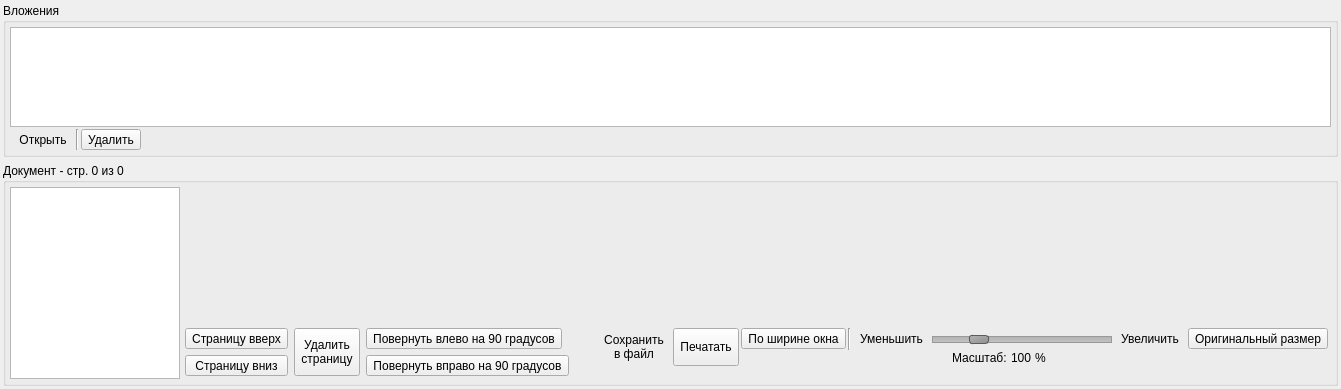
    <widget class="QWidget" name="widget_6" native="true">
     <layout class="QVBoxLayout" name="verticalLayout_4">
      <property name="margin">
       <number>3</number>
      </property>
      <item>
       <widget class="QGroupBox" name="wgt_ExtDoc">
        <property name="sizePolicy">
         <sizepolicy hsizetype="Preferred" vsizetype="Maximum">
          <horstretch>0</horstretch>
          <verstretch>0</verstretch>
         </sizepolicy>
        </property>
        <property name="title">
         <string>Вложения</string>
        </property>
        <layout class="QGridLayout" name="gridLayout_10">
         <property name="margin">
          <number>4</number>
         </property>
         <property name="spacing">
          <number>2</number>
         </property>
         <item row="1" column="1" colspan="2">
          <widget class="QToolButton" name="tBt_OpenExt">
           <property name="text">
            <string>Открыть</string>
           </property>
           <property name="autoRaise">
            <bool>true</bool>
           </property>
          </widget>
         </item>
         <item row="1" column="5">
          <spacer name="horizontalSpacer_10">
           <property name="orientation">
            <enum>Qt::Horizontal</enum>
           </property>
           <property name="sizeHint" stdset="0">
            <size>
             <width>1</width>
             <height>20</height>
            </size>
           </property>
          </spacer>
         </item>
         <item row="0" column="0" colspan="6">
          <widget class="QListWidget" name="lstWgt_Attachments">
           <property name="sizePolicy">
            <sizepolicy hsizetype="Expanding" vsizetype="Maximum">
             <horstretch>0</horstretch>
             <verstretch>0</verstretch>
            </sizepolicy>
           </property>
           <property name="maximumSize">
            <size>
             <width>16777215</width>
             <height>100</height>
            </size>
           </property>
           <property name="alternatingRowColors">
            <bool>true</bool>
           </property>
           <property name="isWrapping" stdset="0">
            <bool>true</bool>
           </property>
           <property name="sortingEnabled">
            <bool>true</bool>
           </property>
           <item>
            <property name="text">
             <string/>
            </property>
           </item>
          </widget>
         </item>
         <item row="1" column="4">
          <widget class="QToolButton" name="tBt_RemoveExt">
           <property name="text">
            <string>Удалить</string>
           </property>
          </widget>
         </item>
         <item row="1" column="3">
          <widget class="Line" name="line_4">
           <property name="orientation">
            <enum>Qt::Vertical</enum>
           </property>
          </widget>
         </item>
        </layout>
       </widget>
      </item>
      <item>
       <widget class="QGroupBox" name="gBox_Pages">
        <property name="sizePolicy">
         <sizepolicy hsizetype="Preferred" vsizetype="Expanding">
          <horstretch>0</horstretch>
          <verstretch>0</verstretch>
         </sizepolicy>
        </property>
        <property name="title">
         <string>Документ - стр. 0 из 0</string>
        </property>
        <layout class="QGridLayout" name="gridLayout_6">
         <property name="margin">
          <number>4</number>
         </property>
         <property name="spacing">
          <number>2</number>
         </property>
         <item row="1" column="1" rowspan="2">
          <widget class="QWidget" name="wgt_PageEdit" native="true">
           <property name="sizePolicy">
            <sizepolicy hsizetype="Preferred" vsizetype="Fixed">
             <horstretch>0</horstretch>
             <verstretch>0</verstretch>
            </sizepolicy>
           </property>
           <layout class="QGridLayout" name="gridLayout_7">
            <property name="margin">
             <number>0</number>
            </property>
            <property name="spacing">
             <number>0</number>
            </property>
            <item row="0" column="3">
             <spacer name="horizontalSpacer_5">
              <property name="orientation">
               <enum>Qt::Horizontal</enum>
              </property>
              <property name="sizeHint" stdset="0">
               <size>
                <width>20</width>
                <height>20</height>
               </size>
              </property>
             </spacer>
            </item>
            <item row="0" column="0">
             <widget class="QWidget" name="widget_4" native="true">
              <layout class="QGridLayout" name="gridLayout_9">
               <property name="margin">
                <number>3</number>
               </property>
               <item row="0" column="0">
                <widget class="QToolButton" name="tBt_PageUp">
                 <property name="sizePolicy">
                  <sizepolicy hsizetype="Preferred" vsizetype="Fixed">
                   <horstretch>0</horstretch>
                   <verstretch>0</verstretch>
                  </sizepolicy>
                 </property>
                 <property name="toolTip">
                  <string>Страницу вверх</string>
                 </property>
                 <property name="text">
                  <string>Страницу вверх</string>
                 </property>
                 <property name="icon">
                  <iconset resource="electrodoc_icons.qrc">
                   <normaloff>:/icons/monotone_arrow_up_hover.png</normaloff>:/icons/monotone_arrow_up_hover.png</iconset>
                 </property>
                 <property name="iconSize">
                  <size>
                   <width>24</width>
                   <height>24</height>
                  </size>
                 </property>
                 <property name="toolButtonStyle">
                  <enum>Qt::ToolButtonIconOnly</enum>
                 </property>
                </widget>
               </item>
               <item row="1" column="0">
                <widget class="QToolButton" name="tBt_PageDown">
                 <property name="sizePolicy">
                  <sizepolicy hsizetype="Preferred" vsizetype="Fixed">
                   <horstretch>0</horstretch>
                   <verstretch>0</verstretch>
                  </sizepolicy>
                 </property>
                 <property name="toolTip">
                  <string>Страницу вниз</string>
                 </property>
                 <property name="text">
                  <string>Страницу вниз</string>
                 </property>
                 <property name="icon">
                  <iconset resource="electrodoc_icons.qrc">
                   <normaloff>:/icons/monotone_arrow_down_hover.png</normaloff>:/icons/monotone_arrow_down_hover.png</iconset>
                 </property>
                 <property name="iconSize">
                  <size>
                   <width>24</width>
                   <height>24</height>
                  </size>
                 </property>
                 <property name="toolButtonStyle">
                  <enum>Qt::ToolButtonIconOnly</enum>
                 </property>
                </widget>
               </item>
              </layout>
             </widget>
            </item>
            <item row="0" column="2">
             <widget class="QWidget" name="widget_5" native="true">
              <layout class="QVBoxLayout" name="verticalLayout">
               <property name="margin">
                <number>3</number>
               </property>
               <item>
                <widget class="QToolButton" name="tBt_RotateLeft">
                 <property name="toolTip">
                  <string>Повернуть влево на 90 градусов</string>
                 </property>
                 <property name="text">
                  <string>Повернуть влево на 90 градусов</string>
                 </property>
                 <property name="icon">
                  <iconset resource="electrodoc_icons.qrc">
                   <normaloff>:/icons/rotate_ccw.png</normaloff>:/icons/rotate_ccw.png</iconset>
                 </property>
                 <property name="iconSize">
                  <size>
                   <width>24</width>
                   <height>24</height>
                  </size>
                 </property>
                </widget>
               </item>
               <item>
                <widget class="QToolButton" name="tBt_RotateRight">
                 <property name="toolTip">
                  <string>Повернуть вправо на 90 градусов</string>
                 </property>
                 <property name="text">
                  <string>Повернуть вправо на 90 градусов</string>
                 </property>
                 <property name="icon">
                  <iconset resource="electrodoc_icons.qrc">
                   <normaloff>:/icons/rotate_cw.png</normaloff>:/icons/rotate_cw.png</iconset>
                 </property>
                 <property name="iconSize">
                  <size>
                   <width>24</width>
                   <height>24</height>
                  </size>
                 </property>
                </widget>
               </item>
              </layout>
             </widget>
            </item>
            <item row="0" column="1">
             <widget class="QWidget" name="widget_2" native="true">
              <layout class="QVBoxLayout" name="verticalLayout_3">
               <property name="margin">
                <number>3</number>
               </property>
               <item>
                <widget class="QToolButton" name="tBt_DeletePage">
                 <property name="sizePolicy">
                  <sizepolicy hsizetype="Fixed" vsizetype="Preferred">
                   <horstretch>0</horstretch>
                   <verstretch>0</verstretch>
                  </sizepolicy>
                 </property>
                 <property name="styleSheet">
                  <string notr="true"/>
                 </property>
                 <property name="text">
                  <string>Удалить
страницу</string>
                 </property>
                </widget>
               </item>
              </layout>
             </widget>
            </item>
           </layout>
          </widget>
         </item>
         <item row="0" column="0" rowspan="3">
          <widget class="QListWidget" name="lWgt_Pages">
           <property name="minimumSize">
            <size>
             <width>170</width>
             <height>0</height>
            </size>
           </property>
           <property name="maximumSize">
            <size>
             <width>170</width>
             <height>16777215</height>
            </size>
           </property>
           <property name="editTriggers">
            <set>QAbstractItemView::NoEditTriggers</set>
           </property>
          </widget>
         </item>
         <item row="1" column="2">
          <widget class="QWidget" name="wgt_Zoom" native="true">
           <property name="sizePolicy">
            <sizepolicy hsizetype="Preferred" vsizetype="Fixed">
             <horstretch>0</horstretch>
             <verstretch>0</verstretch>
            </sizepolicy>
           </property>
           <property name="styleSheet">
            <string notr="true"/>
           </property>
           <layout class="QGridLayout" name="gridLayout_8">
            <property name="horizontalSpacing">
             <number>2</number>
            </property>
            <property name="verticalSpacing">
             <number>0</number>
            </property>
            <property name="margin">
             <number>3</number>
            </property>
            <item row="0" column="6">
             <widget class="QSlider" name="hSlider_Scale">
              <property name="minimumSize">
               <size>
                <width>180</width>
                <height>22</height>
               </size>
              </property>
              <property name="maximumSize">
               <size>
                <width>180</width>
                <height>22</height>
               </size>
              </property>
              <property name="toolTip">
               <string>Масштаб</string>
              </property>
              <property name="styleSheet">
               <string notr="true"> QSlider::groove:horizontal {
     border: 1px solid #999999;
     height: 5px; /* the groove expands to the size of the slider by default. by giving it a height, it has a fixed size */
     background: qlineargradient(x1:0, y1:0, x2:0, y2:1, stop:0 #B1B1B1, stop:1 #c4c4c4);
     margin: 2px 0;
	color: black;
 }
  QSlider::handle:horizontal {
     background: qlineargradient(x1:0, y1:0, x2:1, y2:1, stop:0 #b4b4b4, stop:1 #8f8f8f);
     border: 1px solid #5c5c5c;
     width: 18px;
     margin: -2px 0;
     border-radius: 3px;
 }
  QSlider::handle:horizontal:hover {
     background: qlineargradient(x1:0, y1:0, x2:1, y2:1, stop:0 rgb(255, 180, 0), stop:1 rgb(255, 120, 0));
     border: 1px solid rgb(255, 155, 0);
 }
</string>
              </property>
              <property name="minimum">
               <number>10</number>
              </property>
              <property name="maximum">
               <number>400</number>
              </property>
              <property name="singleStep">
               <number>1</number>
              </property>
              <property name="pageStep">
               <number>400</number>
              </property>
              <property name="value">
               <number>100</number>
              </property>
              <property name="sliderPosition">
               <number>100</number>
              </property>
              <property name="orientation">
               <enum>Qt::Horizontal</enum>
              </property>
             </widget>
            </item>
            <item row="0" column="5">
             <widget class="QToolButton" name="tBt_ZoomOut">
              <property name="toolTip">
               <string>Уменьшить</string>
              </property>
              <property name="text">
               <string>Уменьшить</string>
              </property>
              <property name="icon">
               <iconset resource="electrodoc_icons.qrc">
                <normaloff>:/icons/old-zoom-out.png</normaloff>:/icons/old-zoom-out.png</iconset>
              </property>
              <property name="iconSize">
               <size>
                <width>24</width>
                <height>24</height>
               </size>
              </property>
              <property name="autoRaise">
               <bool>true</bool>
              </property>
             </widget>
            </item>
            <item row="0" column="7">
             <widget class="QToolButton" name="tBt_ZoomIn">
              <property name="toolTip">
               <string>Увеличить</string>
              </property>
              <property name="text">
               <string>Увеличить</string>
              </property>
              <property name="icon">
               <iconset resource="electrodoc_icons.qrc">
                <normaloff>:/icons/old-zoom-in.png</normaloff>:/icons/old-zoom-in.png</iconset>
              </property>
              <property name="iconSize">
               <size>
                <width>24</width>
                <height>24</height>
               </size>
              </property>
              <property name="autoRaise">
               <bool>true</bool>
              </property>
             </widget>
            </item>
            <item row="1" column="6">
             <widget class="QWidget" name="widget_3" native="true">
              <property name="sizePolicy">
               <sizepolicy hsizetype="Preferred" vsizetype="Fixed">
                <horstretch>0</horstretch>
                <verstretch>0</verstretch>
               </sizepolicy>
              </property>
              <layout class="QHBoxLayout" name="horizontalLayout">
               <property name="spacing">
                <number>0</number>
               </property>
               <property name="margin">
                <number>0</number>
               </property>
               <item>
                <widget class="QLabel" name="label_7">
                 <property name="sizePolicy">
                  <sizepolicy hsizetype="Preferred" vsizetype="Fixed">
                   <horstretch>0</horstretch>
                   <verstretch>0</verstretch>
                  </sizepolicy>
                 </property>
                 <property name="text">
                  <string>Масштаб: </string>
                 </property>
                 <property name="alignment">
                  <set>Qt::AlignRight|Qt::AlignTrailing|Qt::AlignVCenter</set>
                 </property>
                </widget>
               </item>
               <item>
                <widget class="QSpinBox" name="spinBox_Scale">
                 <property name="sizePolicy">
                  <sizepolicy hsizetype="Fixed" vsizetype="Fixed">
                   <horstretch>0</horstretch>
                   <verstretch>0</verstretch>
                  </sizepolicy>
                 </property>
                 <property name="styleSheet">
                  <string notr="true">QSpinBox
{
	border-radius: 3px;
	border: 1px solid rgba(0, 0, 0, 0);
	background-color: rgba(255, 255, 255, 0);
	padding: -1px -1px -1px -1px;
}
QSpinBox::focus
{
	border: 1px solid rgb(150, 255, 255);
	background-color: rgb(238, 255, 255);
}</string>
                 </property>
                 <property name="alignment">
                  <set>Qt::AlignRight|Qt::AlignTop|Qt::AlignTrailing</set>
                 </property>
                 <property name="buttonSymbols">
                  <enum>QAbstractSpinBox::NoButtons</enum>
                 </property>
                 <property name="suffix">
                  <string/>
                 </property>
                 <property name="prefix">
                  <string/>
                 </property>
                 <property name="minimum">
                  <number>10</number>
                 </property>
                 <property name="maximum">
                  <number>400</number>
                 </property>
                 <property name="singleStep">
                  <number>10</number>
                 </property>
                 <property name="value">
                  <number>100</number>
                 </property>
                </widget>
               </item>
               <item>
                <widget class="QLabel" name="label_8">
                 <property name="sizePolicy">
                  <sizepolicy hsizetype="Preferred" vsizetype="Fixed">
                   <horstretch>0</horstretch>
                   <verstretch>0</verstretch>
                  </sizepolicy>
                 </property>
                 <property name="text">
                  <string>%</string>
                 </property>
                </widget>
               </item>
              </layout>
             </widget>
            </item>
            <item row="0" column="4">
             <widget class="Line" name="line">
              <property name="orientation">
               <enum>Qt::Vertical</enum>
              </property>
             </widget>
            </item>
            <item row="0" column="3">
             <widget class="QToolButton" name="tBt_FitWidth">
              <property name="toolTip">
               <string>По ширине окна</string>
              </property>
              <property name="text">
               <string>По ширине окна</string>
              </property>
              <property name="icon">
               <iconset resource="electrodoc_icons.qrc">
                <normaloff>:/icons/old-zoom-best-fit.png</normaloff>:/icons/old-zoom-best-fit.png</iconset>
              </property>
              <property name="iconSize">
               <size>
                <width>24</width>
                <height>24</height>
               </size>
              </property>
             </widget>
            </item>
            <item row="0" column="8">
             <widget class="QToolButton" name="tBt_OriginalZoom">
              <property name="toolTip">
               <string>Оригинальный размер</string>
              </property>
              <property name="text">
               <string>Оригинальный размер</string>
              </property>
              <property name="icon">
               <iconset resource="electrodoc_icons.qrc">
                <normaloff>:/icons/old-zoom-original.png</normaloff>:/icons/old-zoom-original.png</iconset>
              </property>
              <property name="iconSize">
               <size>
                <width>24</width>
                <height>24</height>
               </size>
              </property>
             </widget>
            </item>
            <item row="0" column="2" rowspan="2">
             <widget class="QToolButton" name="tBt_Print">
              <property name="sizePolicy">
               <sizepolicy hsizetype="Fixed" vsizetype="Preferred">
                <horstretch>0</horstretch>
                <verstretch>0</verstretch>
               </sizepolicy>
              </property>
              <property name="text">
               <string>Печатать</string>
              </property>
              <property name="icon">
               <iconset resource="electrodoc_icons.qrc">
                <normaloff>:/icons/applications-office.png</normaloff>:/icons/applications-office.png</iconset>
              </property>
              <property name="toolButtonStyle">
               <enum>Qt::ToolButtonTextUnderIcon</enum>
              </property>
             </widget>
            </item>
            <item row="0" column="1" rowspan="2">
             <widget class="QToolButton" name="tBt_SaveFile">
              <property name="sizePolicy">
               <sizepolicy hsizetype="Fixed" vsizetype="Preferred">
                <horstretch>0</horstretch>
                <verstretch>0</verstretch>
               </sizepolicy>
              </property>
              <property name="text">
               <string>Сохранить
в файл</string>
              </property>
              <property name="autoRaise">
               <bool>true</bool>
              </property>
             </widget>
            </item>
           </layout>
          </widget>
         </item>
         <item row="2" column="2">
          <spacer name="verticalSpacer">
           <property name="orientation">
            <enum>Qt::Vertical</enum>
           </property>
           <property name="sizeType">
            <enum>QSizePolicy::Preferred</enum>
           </property>
           <property name="sizeHint" stdset="0">
            <size>
             <width>20</width>
             <height>1</height>
            </size>
           </property>
          </spacer>
         </item>
         <item row="0" column="1" colspan="2">
          <widget class="QWidget" name="wgt_Pages" native="true">
           <property name="sizePolicy">
            <sizepolicy hsizetype="Expanding" vsizetype="Expanding">
             <horstretch>0</horstretch>
             <verstretch>0</verstretch>
            </sizepolicy>
           </property>
          </widget>
         </item>
        </layout>
       </widget>
      </item>
     </layout>
    </widget>
